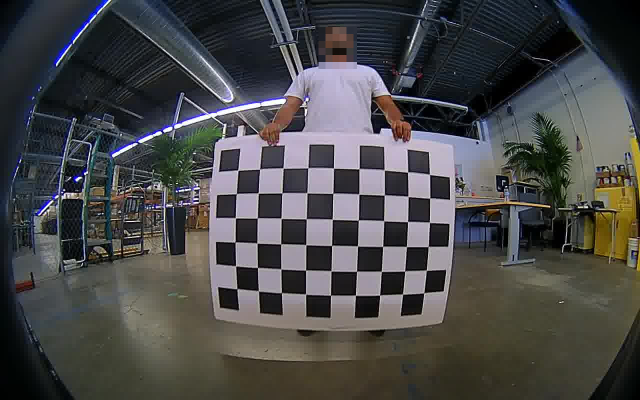
#> input picture calibration_images/image-001.jpg, 1280 x 800 px (shown at 1/2 size); its folder holds only this picture in this run
$ python fisheye_calibration_test2.py
#> lines starting #> are read from the running program, lines starting #| are printed output that depends on the picture
import numpy as np
import cv2
import glob

# 캘리브레이션을 위한 체스보드 그리드 크기
chessboard_size = (9, 6)

# 체스보드 코너를 탐지할 이미지들의 경로
images_path = "calibration_images/*.jpg"

# 체스보드 코너 탐지를 위한 객체 포인트와 이미지 포인트 초기화
obj_points = []  # 실제 3D 포인트
img_points = []  # 이미지 상의 2D 포인트

# 객체 포인트 생성 (0,0,0), (1,0,0), ..., (8,5,0)
objp = np.zeros((1,chessboard_size[0] * chessboard_size[1], 3), np.float32)
objp[0, :, :2] = np.mgrid[0:chessboard_size[0], 0:chessboard_size[1]].T.reshape(-1, 2)
subpix_criteria = (cv2.TERM_CRITERIA_EPS + cv2.TERM_CRITERIA_MAX_ITER, 30, 0.1)
calibration_flags = cv2.fisheye.CALIB_RECOMPUTE_EXTRINSIC + cv2.fisheye.CALIB_CHECK_COND + cv2.fisheye.CALIB_FIX_SKEW

# 모든 이미지에서 체스보드 코너를 찾아 포인트들을 수집
images = glob.glob(images_path)
for fname in images:
    img = cv2.imread(fname)
#> img is the input picture: shape (800, 1280, 3); mean B, G, R 73.3, 73, 73.1
    gray = cv2.cvtColor(img, cv2.COLOR_BGR2GRAY)
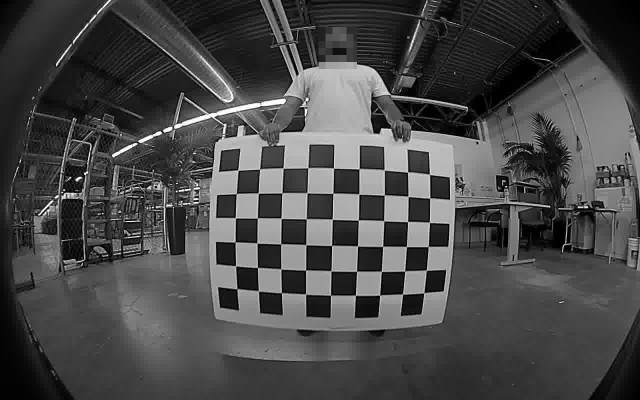
#> gray: shape (800, 1280) (shown at 1/2 size); min 0, max 255, mean 73.1

    # 체스보드 코너 탐지
    ret, corners = cv2.findChessboardCorners(gray, chessboard_size, None)
#> ret = True; corners = 54 rows, first 8: [475.8, 341], [519.5, 339.1], [566.6, 336.1], [616.7, 335.5], [667.3, 336.6], [718.2, 337.8], [769.3, 341.1], [815.6, 344.7]

    # 탐지된 코너가 있을 경우, 포인트 추가
    if ret == True:
        obj_points.append(objp)
        img_points.append(corners)

# 카메라 매트릭스와 왜곡 계수 계산
ret, camera_matrix, dist_coeffs, _, _ = cv2.fisheye.calibrate(
    obj_points, img_points, gray.shape[::-1], None, None, None, None,
    calibration_flags,(cv2.TERM_CRITERIA_EPS+cv2.TERM_CRITERIA_MAX_ITER, 30, 1e-6)
)
#> ret = 0.489; camera_matrix = [[-2756.9, 0, 666.3], [0, -2855.5, 458.9], [0, 0, 1]]; dist_coeffs = [-13.24, 289.8, -40934.9, 3824506.2]

# 보정된 이미지 생성
for i, fname in enumerate(images):
    img = cv2.imread(fname)
    h, w = img.shape[:2]
#> h = 800; w = 1280

    # 새로운 카메라 매트릭스를 계산하여 왜곡 보정
    new_camera_matrix, roi = cv2.getOptimalNewCameraMatrix(
        camera_matrix, dist_coeffs, (w, h), 1, (w, h)
    )
#> new_camera_matrix = [[138187783.2, 0, 1297], [0, 385409758.4, 366.1], [0, 0, 1]]; roi = (0, 0, 0, 0)

    # 왜곡 보정
    undistorted_image = cv2.fisheye.undistortImage(
        img, camera_matrix, dist_coeffs, None, new_camera_matrix
    )
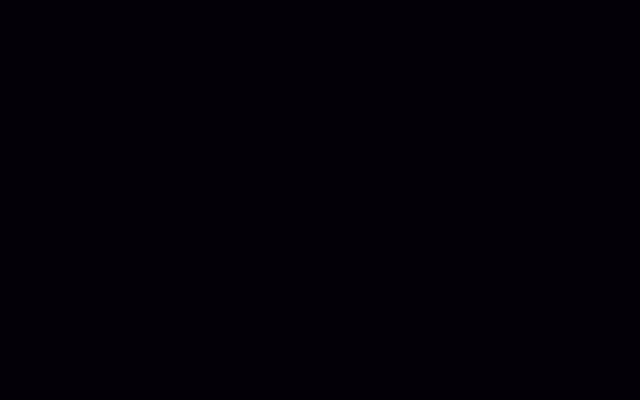
#> undistorted_image: shape (800, 1280, 3) (shown at 1/2 size); mean B, G, R 8, 0, 4

    # ROI(Region of Interest)에 맞게 이미지 잘라내기
    '''
    x, y, w, h = roi
    undistorted_image = undistorted_image[y : y + h, x : x + w]
    '''
    print(f"{i+1} : {roi}")
#| 1 : (0, 0, 0, 0)

    # 결과 이미지 출력 또는 저장
    cv2.imshow(f"Undistorted Image {i}", undistorted_image)
    cv2.imwrite(f'result_images/{i}.jpg', undistorted_image)
    cv2.waitKey(3000)

cv2.destroyAllWindows()

$ run again, on calibration_images/image-005.jpg
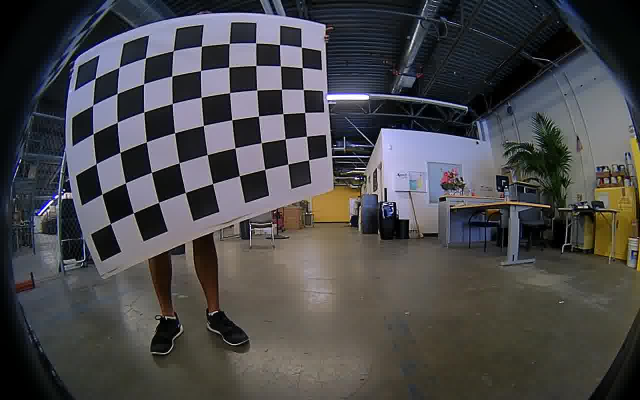
#> input picture calibration_images/image-005.jpg, 1280 x 800 px (shown at 1/2 size)
#> img is the input picture: shape (800, 1280, 3); mean B, G, R 74.3, 72.2, 73.1
#> `gray = cv2.cvtColor(img, cv2.COLOR_BGR2GRAY)`:
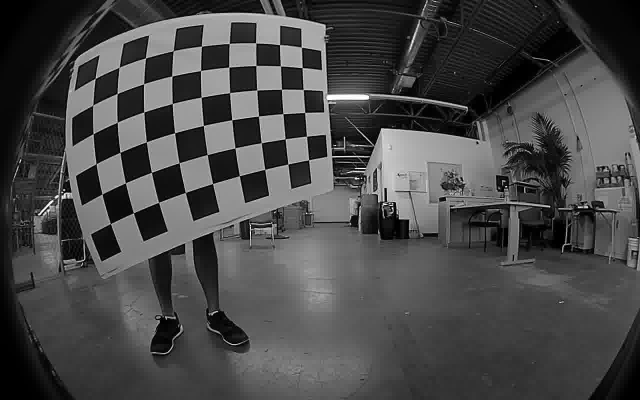
#> gray: shape (800, 1280) (shown at 1/2 size); min 0, max 255, mean 72.7
#> `ret, corners = cv2.findChessboardCorners(gray, chessboard_size, None)`: ret = True; corners = 54 rows, first 8: [190.6, 156.8], [239.3, 135], [291.5, 116.1], [346.7, 101.9], [403.7, 92.83], [458.9, 87.37], [511.5, 86.3], [559.5, 89.73]
#> `ret, camera_matrix, dist_coeffs, _, _ = cv2.fisheye.calibrate( obj_poi..`: ret = 0.513; camera_matrix = [[440.3, 0, 667.8], [0, 438.9, 461.1], [0, 0, 1]]; dist_coeffs = [-0.0239, 0.00508, -0.00866, 0.0022]
#> new_camera_matrix = [[422.3, 0, 674.1], [0, 424.2, 444.4], [0, 0, 1]]; roi = (23, 9, 1235, 774)
#> `undistorted_image = cv2.fisheye.undistortImage( img, camera_matrix, di..`:
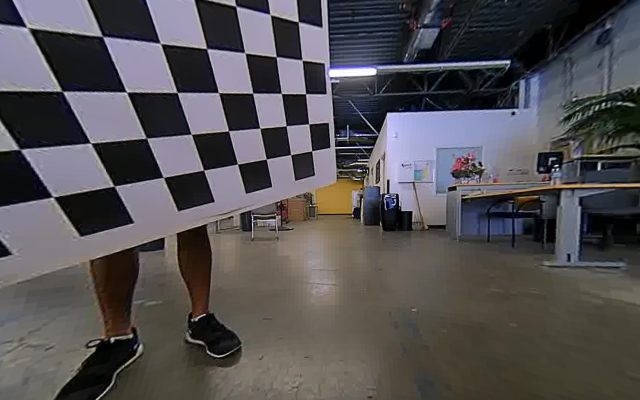
#> undistorted_image: shape (800, 1280, 3) (shown at 1/2 size); mean B, G, R 83, 80.6, 83.3
#| 1 : (23, 9, 1235, 774)

$ run again, on calibration_images/image-003.jpg
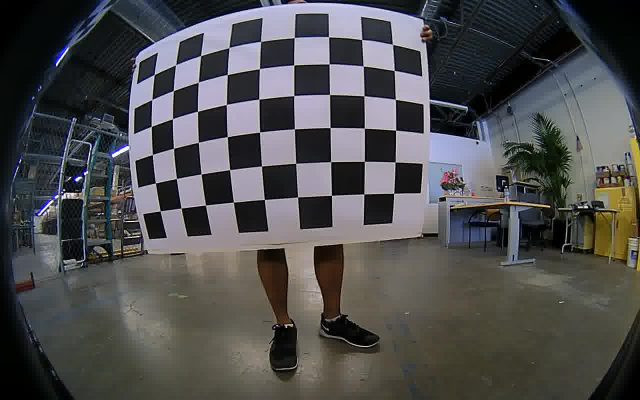
#> input picture calibration_images/image-003.jpg, 1280 x 800 px (shown at 1/2 size)
#> img is the input picture: shape (800, 1280, 3); mean B, G, R 78.6, 78.1, 78.3
#> `gray = cv2.cvtColor(img, cv2.COLOR_BGR2GRAY)`:
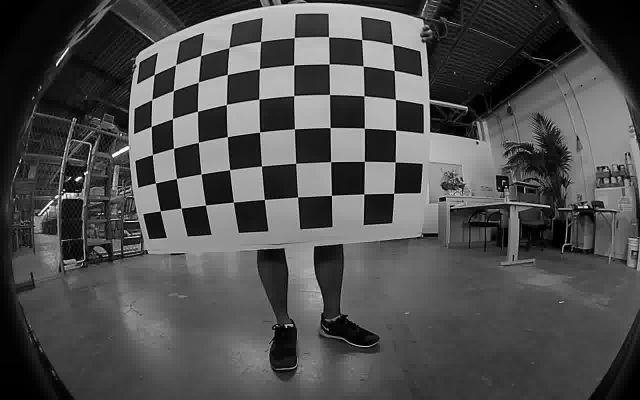
#> gray: shape (800, 1280) (shown at 1/2 size); min 0, max 255, mean 78.2
#> `ret, corners = cv2.findChessboardCorners(gray, chessboard_size, None)`: ret = True; corners = 54 rows, first 8: [309.4, 149.5], [351.4, 130.6], [402, 111.5], [458.6, 95.37], [522, 83.3], [588.8, 75.84], [658.1, 74.46], [723.9, 79.36]
#> `ret, camera_matrix, dist_coeffs, _, _ = cv2.fisheye.calibrate( obj_poi..`: ret = 17.17; camera_matrix = [[-47144.6, 0, 1330], [0, -35974.8, 644.9], [0, 0, 1]]; dist_coeffs = [126.6, -7310.6, 247377.1, -5034461.5]
#> new_camera_matrix = [[47144.6, 0, -51.05], [0, 35974.8, 154.1], [0, 0, 1]]; roi = (0, 0, 0, 0)
#> `undistorted_image = cv2.fisheye.undistortImage( img, camera_matrix, di..`:
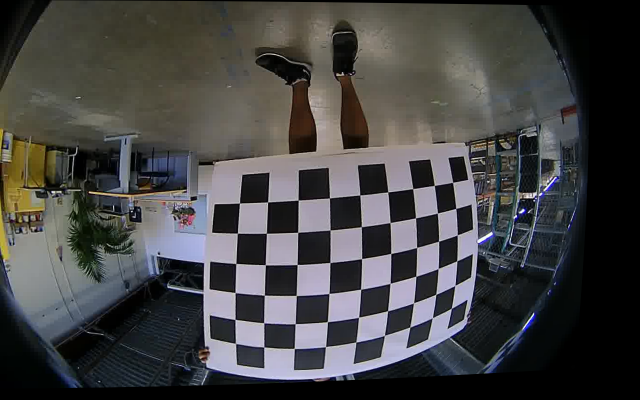
#> undistorted_image: shape (800, 1280, 3) (shown at 1/2 size); mean B, G, R 68.1, 68.1, 68.5
#| 1 : (0, 0, 0, 0)

$ run again, on calibration_images/image-004.jpg
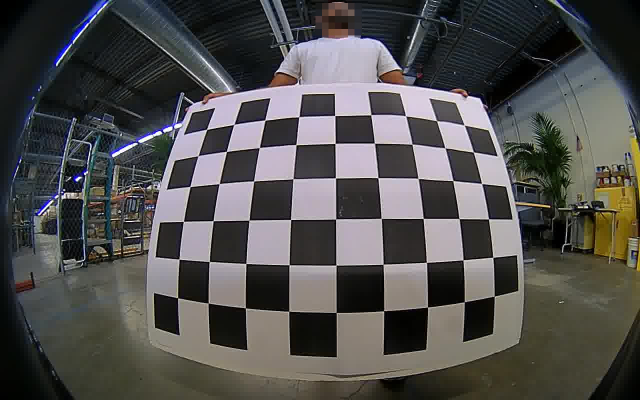
#> input picture calibration_images/image-004.jpg, 1280 x 800 px (shown at 1/2 size)
#> img is the input picture: shape (800, 1280, 3); mean B, G, R 78.6, 79.8, 80.9
#> `gray = cv2.cvtColor(img, cv2.COLOR_BGR2GRAY)`:
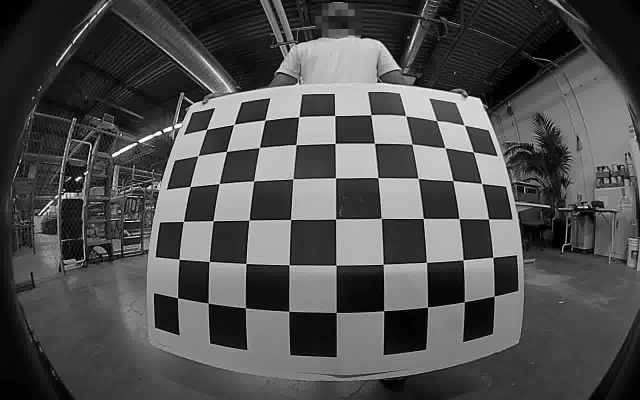
#> gray: shape (800, 1280) (shown at 1/2 size); min 0, max 255, mean 80
#> `ret, corners = cv2.findChessboardCorners(gray, chessboard_size, None)`: ret = True; corners = 54 rows, first 8: [414, 259], [467.7, 249.7], [530.4, 240.7], [597.7, 234.4], [669.8, 231.5], [742, 230.2], [810.9, 231.6], [873.9, 242.1]
#> `ret, camera_matrix, dist_coeffs, _, _ = cv2.fisheye.calibrate( obj_poi..`: ret = 0.939; camera_matrix = [[508.2, 0, 655.2], [0, 512.7, 452.3], [0, 0, 1]]; dist_coeffs = [-0.167, 0.389, -0.786, 0.496]
#> new_camera_matrix = [[486.5, 0, 1252.6], [0, 378.2, -107], [0, 0, 1]]; roi = (0, 0, 0, 0)
#> `undistorted_image = cv2.fisheye.undistortImage( img, camera_matrix, di..`:
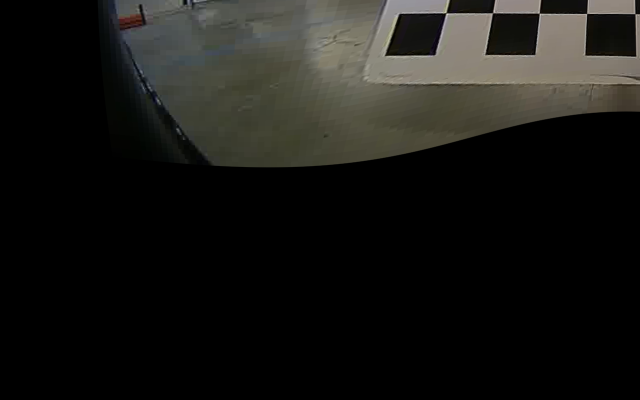
#> undistorted_image: shape (800, 1280, 3) (shown at 1/2 size); mean B, G, R 21.2, 24.1, 24.5
#| 1 : (0, 0, 0, 0)
